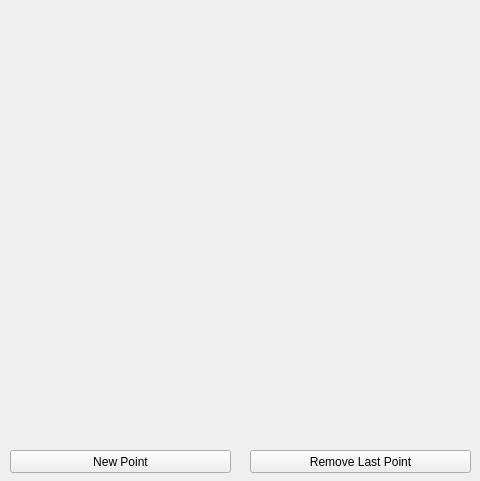
<?xml version="1.0" encoding="UTF-8"?>
<ui version="4.0">
 <class>Form</class>
 <widget class="QWidget" name="Form">
  <property name="geometry">
   <rect>
    <x>0</x>
    <y>0</y>
    <width>480</width>
    <height>481</height>
   </rect>
  </property>
  <property name="windowTitle">
   <string>My Floating Points</string>
  </property>
  <property name="autoFillBackground">
   <bool>false</bool>
  </property>
  <widget class="QPushButton" name="button_new_point">
   <property name="geometry">
    <rect>
     <x>10</x>
     <y>450</y>
     <width>221</width>
     <height>23</height>
    </rect>
   </property>
   <property name="focusPolicy">
    <enum>Qt::NoFocus</enum>
   </property>
   <property name="text">
    <string>New Point</string>
   </property>
  </widget>
  <widget class="QPushButton" name="button_del_last_point">
   <property name="geometry">
    <rect>
     <x>250</x>
     <y>450</y>
     <width>221</width>
     <height>23</height>
    </rect>
   </property>
   <property name="focusPolicy">
    <enum>Qt::NoFocus</enum>
   </property>
   <property name="text">
    <string>Remove Last Point</string>
   </property>
  </widget>
  <widget class="QWidget" name="point_area" native="true">
   <property name="geometry">
    <rect>
     <x>10</x>
     <y>10</y>
     <width>461</width>
     <height>431</height>
    </rect>
   </property>
  </widget>
 </widget>
 <resources/>
 <connections/>
</ui>
